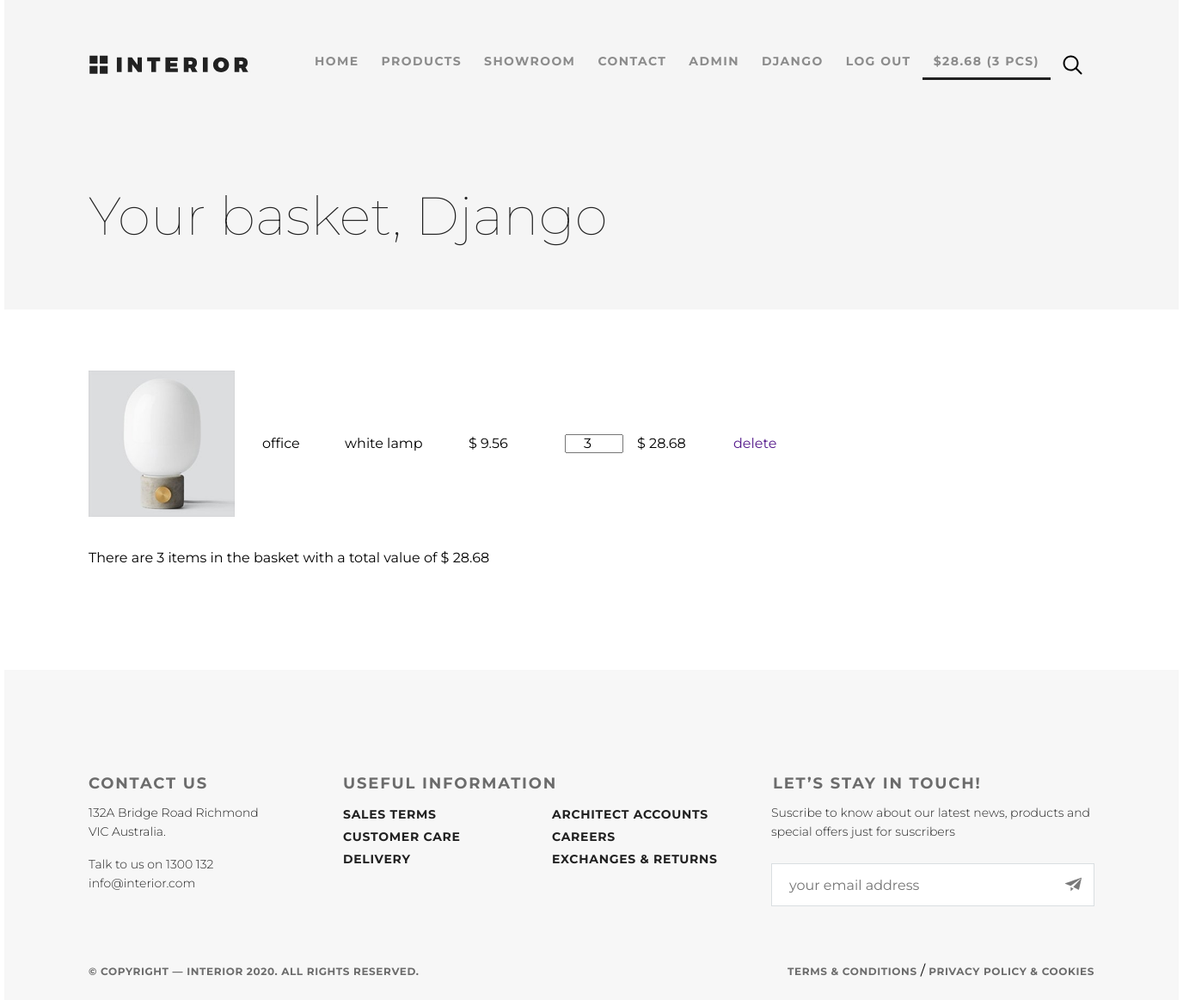
The page /basket/ (signed in) on the database as committed earlier.
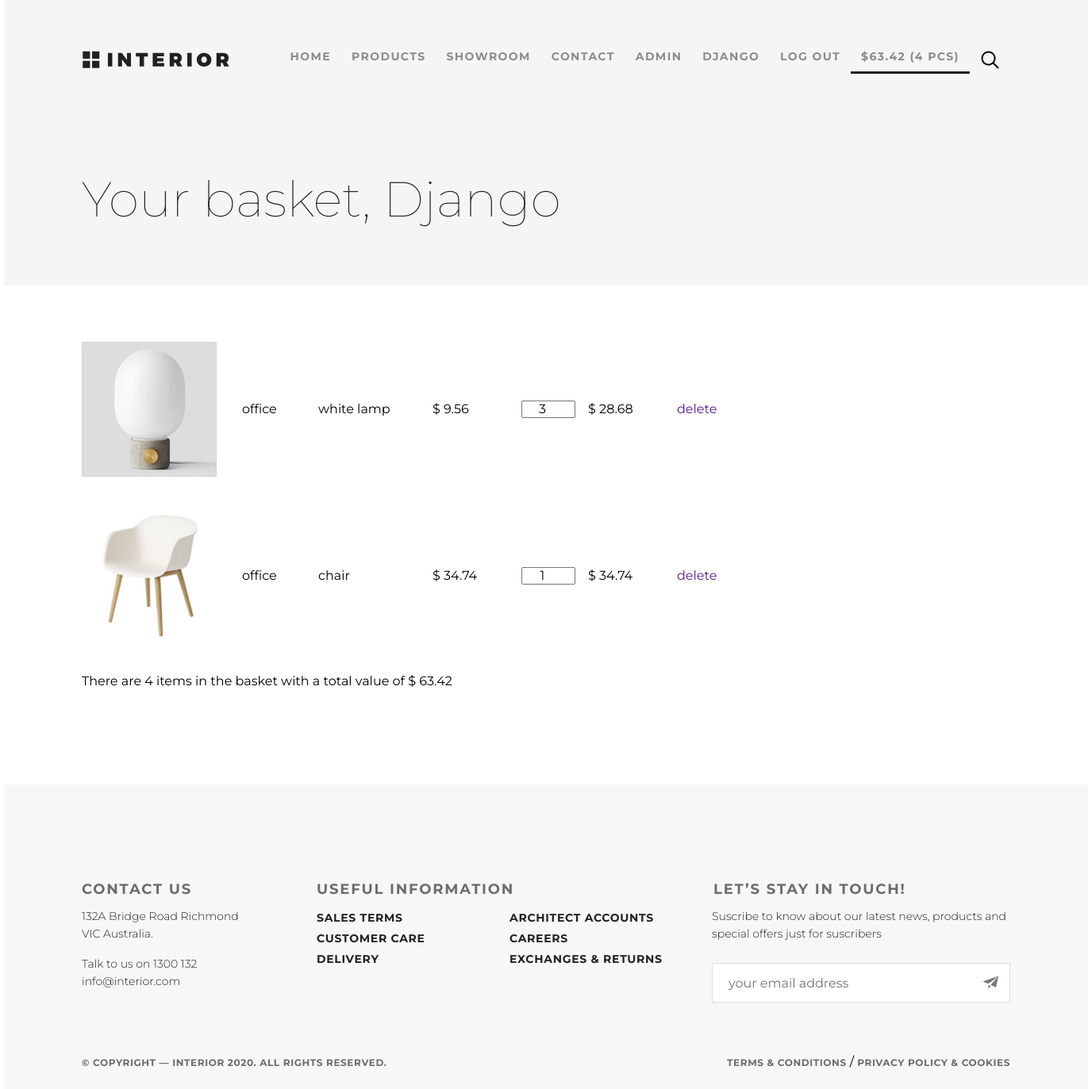
The same page on the database as committed later.
### authapp/models.py (models this page shows)
class ShopUser(AbstractUser):
    age = models.PositiveSmallIntegerField(verbose_name='age', null=True)
    avatar = models.ImageField(upload_to='users_avatars', blank=True)

### basketapp/models.py (models this page shows)
class Basket(models.Model):
    user = models.ForeignKey(ShopUser, on_delete=models.CASCADE, related_name='basket')
    product = models.ForeignKey(Product, on_delete=models.CASCADE)
    quantity = models.PositiveSmallIntegerField(verbose_name='amount', default=0)
    add_datetime = models.DateTimeField(verbose_name='time', auto_now_add=True)
    @property
    def product_coast(self):
        return self.product.price * self.quantity
    @property
    def total_quantity(self):
        _items = self.user.basket.all()
        _total_quantity = sum(map(lambda item: item.quantity, _items))
        return _total_quantity
    @property
    def total_coast(self):
        _items = self.user.basket.all()
        _total_coast = sum(map(lambda item: item.product_coast, _items))
        return _total_coast

### mainapp/models.py (models this page shows, shortened)
class Product(models.Model):
    name = models.CharField('product name', max_length=100)
    category = models.ForeignKey(ProductCategory, models.CASCADE, verbose_name='category of product')
    type_prod = models.CharField('type of product', max_length=50, blank=True, null=True)
    description = models.TextField('product description', blank=True)
    short_desc = models.CharField('short descriotion', max_length=50, blank=True)
    price = models.DecimalField('Price', max_digits=8, decimal_places=2, default=0)
    image = models.ImageField(upload_to='products_images', blank=True)
    quantity = models.PositiveIntegerField('quantity', default=0)

class ProductCategory(models.Model):
    name = models.CharField('category name', max_length=50)
    description = models.TextField('category description', blank=True)

### basketapp/views.py (the view)
# urls.py: path('', basketapp.view, name='view'),
@login_required
def view(request):
    context = {
        'basket': request.user.basket.all(),
    }
    return render(request, 'basket/view.html', context)

### basketapp/templates/basket/view.html
{% extends 'basket/base.html' %}
{% load static %}
{% block container %}
    <div class="prod_header">
        <div class="padding_site">
            {% include 'mainapp/includes/inc__main_menu.html' %}
            <div class="prod_head_h">
                <span>Your basket, {{ user.first_name|default:'user'|title }}</span>
            </div>
        </div>
    </div>
    <div class="padding_site">
        <div class="basket_list">
            {% if basket %}
                {% for item in basket %}
                    <div class="basket_record">
                        <img src="/media/{{ item.product.image }}" alt="{{ item.product.short_desc }}" class="img_170">
                        <span class="category_name">{{ item.product.category.name }}</span>
                        <span class="product_name">{{ item.product.name }}</span>
                        <span class="product_price">$&nbsp{{ item.product.price }}</span>
                        <input type="number" name="{{ item.pk }}" min="0" max="{{ item.product.quantity }}"
                               value="{{ item.quantity }}">
                        <span class="product_coast">$&nbsp{{ item.product_coast }}</span>
                        <a href="" class="btn btn-round">
                            delete
                        </a>
                    </div>
                {% endfor %}
                <div class="basket_summary">
                    There are {{ basket.0.total_quantity }} items in the basket with a total value of
                    $&nbsp{{ basket.0.total_coast }}
                </div>
            {% else %}
                <h4>The basket is empty</h4>
            {% endif %}
        </div>
    </div>
    </div>
{% endblock %}

### basketapp/templates/basket/base.html (shortened to what this page needs)
<!doctype html>
{% load static %}
<html lang="en">
<head>
    {% block css %}
        <link rel="stylesheet" href="https://cdnjs.cloudflare.com/ajax/libs/normalize/8.0.1/normalize.min.css">
        <link rel="stylesheet" href="{% static 'fonts/font-awesome/css/font-awesome.css' %}">
        <link rel="stylesheet" href="{% static 'css/style_gb.css' %}">
        <link rel="stylesheet" href="{% static 'css/style.css' %}">
    {% endblock %}
</head>
<body>
<div class="container">
    {% block container %}
    {% endblock %}
{% block footer %}
    <div class="footer">
        <div class="padding_site">
            <div class="row_1">
                <div class="col_1">
                    <div class="contact_us">
                        <h3 class="foo_h3">Contact Us</h3>
                    </div>
                </div>
                <div class="col_2">
                    <div class="information">
                        <h3 class="foo_h3">Useful Information</h3>
                    </div>
                </div>
                <div class="col_3">
                    <div class="stay">
                        <h3 class="foo_h3">Let&rsquo;s Stay in&nbsp;Touch!</h3>
                    </div>
                </div>
            </div>
            <div class="row_2">
                <div class="col_1">
                    <div>
                        <p><a class="foot_text" href="#">132A Bridge Road Richmond VIC&nbsp;Australia.</a>
                            <br>
                            <br>
                            <span class="foot_text conect">Talk to&nbsp;us on&nbsp;1300&nbsp;132
                            </span>
                            <a class="conect foot_text" href="mailto:info@interior.com">info@interior.com</a>
                        </p>
                    </div>
                </div>
                <div class="col_4">
                    <div class="useful">
                        <p><a class="inform_text" href="#">Sales terms</a><br><a class="inform_text" href="#">Customer
                            care</a><br><a class="inform_text" href="#">Delivery</a></p>
                    </div>
                </div>
                <div class="col_5">
                    <div class="footer_inform">
                        <p><a class="inform_text" href="#">Architect accounts</a><br><a class="inform_text"
                                                                                        href="#">Careers</a><br><a
                                class="inform_text" href="#">Exchanges &amp;&nbsp;returns</a></p>
                    </div>
                </div>
                <div class="col_3">
                    <div class="in_touch">
                        <p class="suscribe foot_text">Suscribe to&nbsp;know about our latest news, products and special
                            offers just for suscribers</p>
                    </div>
                    <form action="#">
                        <div class="input_email  clearfix">
                            <input type="email" class="email" placeholder="your email address">
                            <input class="send_email" type="submit" name="send_email" value="">
                        </div>
                    </form>
                </div>
            </div>
            <div class="clearfix"></div>
            <div class="row_3">
                <div class="row_3_col1">
                    <p class="row_3_text">&copy;&nbsp;Copyright&nbsp;&mdash; INTERIOR
                        {% now "Y" %}. All Rights Reserved.</p>
                </div>
                <div class="row_3_col2"><a href="#" class="social1 footer_icon"></a><a href="#"
                                                                                                         class="social2 footer_icon"></a><a
                        href="#" class="social3 footer_icon"></a><a href="#"
                                                                                    class="social4 footer_icon"></a>
                </div>
                <div class="row3_col-3">
                    <p><a class="row_3_text" href="#">Terms &amp;&nbsp;Conditions&nbsp;</a>/ <a class="row_3_text" href="#">Privacy
                        policy &amp;&nbsp;Cookies</a></p>
                </div>
            </div>
        </div>
    </div>
{% endblock %}
</body>
</html>

### mainapp/templates/mainapp/includes/inc__main_menu.html
{% load static %}
            <div class="header">
                <a href="{% url 'main:index' %}"><img src="{% static 'img/logo_228.svg' %}" alt="logo"></a>
                <ul class="menu">
                    <li class="menu_list">
                        <a href="{% url 'main:index' %}" class="menu_link
                            {% if request.resolver_match.url_name == 'index' %} menu_link_active {% endif %}">
                            HOME
                        </a>
                    </li>
                    <li class="menu_list">
                        <a href="{% url 'main:products' 0 %}" class="menu_link
                            {% if request.resolver_match.url_name == 'products' %} menu_link_active {% endif %}">
                            PRODUCTS
                        </a>
                    </li>
                    <li class="menu_list">
                        <a href="{% url 'main:product_details' %}" class="menu_link
                            {% if request.resolver_match.url_name == 'product_details' %} menu_link_active {% endif %}">
                            SHOWROOM
                        </a>
                    </li>
                    <li class="menu_list">
                        <a href="{% url 'main:contact' %}" class="menu_link
                        {% if request.resolver_match.url_name == 'contact' %} menu_link_active {% endif %}">
                            CONTACT
                        </a>
                    </li>
                    {% if user.is_superuser == True %}
                        <li class="menu_list">
                            <a href="/admin/" class="menu_link">
                                ADMIN
                            </a>
                        </li>
                    {% endif %}
                    {% if user.is_authenticated %}
                        <li class="menu_list">
                            <a href="{% url 'auth:update' %}" class="menu_link">
                                {{ user.first_name|default:'user' }}
                            </a>
                        </li>
                    {% endif %}
                    <li class="menu_list">
                        {% if user.is_authenticated %}
                            <a href="{% url 'auth:logout' %}" class="menu_link">LOG OUT</a>
                        {% else %}
                            <a href="{% url 'auth:login' %}" class="menu_link">sign in</a>
                        {% endif %}
                    </li>
                    <li class="menu_list">
                        <a href="{% url 'basket:view' %}" class="menu_link
                            {% if request.resolver_match.url_name == 'view' %} menu_link_active {% endif %}">
                            {% if basket %} ${{ basket.0.total_coast }} ({{ basket.0.total_quantity }} pcs) {% endif %}</a>
                    </li>
                    <li class="menu_list"><a href="#" class="menu_link"><img src="{% static 'img/search_224.svg' %}" alt="search"></a></li>
                </ul>
            </div>

### static/css/style_gb.css (style rules this page uses)
* { margin: 0; padding: 0; }
body { font-family: 'Montserrat', sans-serif; }
.basket_list input[type="number"] { width: 4em; display: inline-flex; text-align: center; }
.basket_list span.category_name { margin-left: 2em; width: 5em; position: relative; display: block; float: left; }
.basket_list span.product_name { margin-left: 1em; width: 8em; position: relative; display: block; float: left; }
.basket_list span.product_price { margin-left: 1em; width: 7em; position: relative; display: block; float: left; }
.basket_list span.product_coast { margin-left: 1em; width: 7em; position: relative; display: block; float: left; }
.basket_list .basket_record { position: relative; height: 170px; float: none; margin-bottom: 40px; display: inline-flex; align-items: center; justify-content: center; }
.menu a { color: #8c8c8c; font-size: 14px; font-weight: 700; text-align: right; text-transform: uppercase; text-decoration: none; padding: 10px 13px; }
.clearfix:after { content: ""; display: block; clear: both; }
.footer form { position: relative; }
.social1 { background: url(/static/img/social-links.png); height: 28px; width: 28px; float: left; }
.social2 { background: url(/static/img/social-links.png); background-position: -34px 0px; height: 28px; width: 28px; float: left; margin-left: 3px; }
.social3 { background: url(/static/img/social-links.png); background-position: -67px 0px; height: 28px; width: 28px; float: left; margin-left: 3px; }
.social4 { background: url(/static/img/social-links.png); background-position: -101px 0px; height: 28px; width: 28px; float: left; margin-left: 3px; }

### static/css/style.css (style rules this page uses)
* { margin: 0; padding: 0; }
body { margin: 0 auto; width: 1366px; line-height: 1; font-family: 'Montserrat', sans-serif; }
.clearfix:after { content: ""; display: table; clear: both; }
.padding_site { padding-left: 98px; padding-right: 98px; }
.container { width: 1366px; height: 100%; margin: 0 auto; }
.header { padding-top: 63px; display: flex; justify-content: space-between; }
.menu { margin-bottom: 0; display: flex; }
.menu_list { list-style-type: none; }
.menu_link { text-decoration: none !important; font-size: 14px; line-height: 14px; text-transform: uppercase; letter-spacing: 0.1em; font-weight: 300; color: #8c8c8c; padding: 10px 13px; }
.menu_link_active { font-weight: 700; color: #212121; border-bottom: 3px solid #212121; }
a { text-decoration: none !important; }
.footer { width: 1366px; height: 384px; margin: 0 auto; background-color: #f7f7f7; }
.row_1 { padding-top: 120px; padding-bottom: 35px; }
.col_1 { width: 221px; margin-right: 75px; float: left; }
.col_2 { width: 255px; margin-right: 245px; float: left; }
.col_3 { width: 374px; float: left; }
.col_4 { width: 140px; margin-right: 103px; float: left; }
.col_5 { width: 195px; margin-right: 60px; float: left; }
.foo_h3 { font-size: 18px; line-height: 24px; font-weight: 700; text-transform: uppercase; letter-spacing: 0.1em; color: #6c6c6c; }
.foot_text { font-size: 14px; line-height: 22px; font-weight: 300; color: #212121; text-decoration: none; }
.inform_text { font-size: 14px; line-height: 26px; font-weight: 700; text-transform: uppercase; letter-spacing: 0.05em; color: #212121; text-decoration: none; }
.email { margin-top: 26px; width: 354px; height: 48px; background-color: #ffffff; border: 1px solid #d9dee1; }
.input_email { position: relative; }
.send_email { width: 48px; height: 48px; position: absolute; right: -2px; top: 27px; border: none; background: transparent url("/static/img/paper-plane_act.png") no-repeat center top; cursor: pointer; opacity: 0.6; }
.input_email input[type="email"] { padding-left: 20px; }
.row_3 { margin-top: 63px; display: flex; justify-content: space-between; }
.row_3_col1 { justify-content: space-between; width: 385px; }
.row_3_col2 { justify-content: space-between; width: 135px; }
.row_3_text { font-family: Montserrat; font-size: 12px; line-height: 26px; font-weight: 700; text-transform: uppercase; letter-spacing: 0.05em; color: #6c6c6c; }
.footer_icon { font-family: 'icomoon' !important; font-size: 28px; line-height: 26px; font-weight: 400; text-transform: uppercase; letter-spacing: 0.2em; color: #6c6c6c; }
.prod_header { width: 1366px; height: 360px; background-color: #f5f5f5; }
.prod_head_h { margin-top: 124px; font-size: 62px; line-height: 72px; font-weight: 100; color: #212121; }
.basket_list { margin-top: 71px; margin-bottom: 122px; }
.img_170 { width: 170px; height: 170px; }

Rows that differ between the two databases and show on the page:
computed for Basket "white lamp": user+product+quantity "28.68" → "63.42"; user+quantity "3" → "4"
added Basket: product.image (picture), product.category.name "office", product.name "chair", product.price "34.74", quantity "1", product_coast "34.74"
